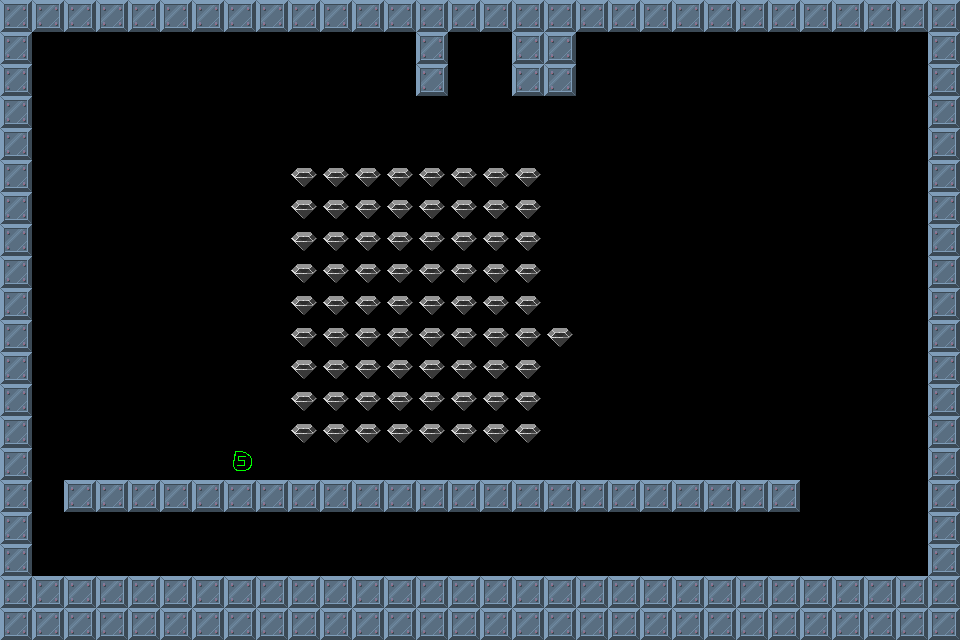

This game map was drawn from its Tiled (.tmx) file and the tilesets committed beside it. A one-line description and the trimmed map source follow:
An orthogonal 30x20 tile map with 32x32 px tiles, 1 tile layer (Tile Layer 1).

<map version="1.0" orientation="orthogonal" width="30" height="20" tilewidth="32" tileheight="32">
 <tileset firstgid="1" name="brick-1" tilewidth="32" tileheight="32">
  <image source="brick-1.png" width="128" height="128" />
  <tile id="0">
   <properties>
    <property name="components" value="Platform" />
   </properties>
  </tile>
  <tile id="1">
   <properties>
    <property name="components" value="PlayerStart" />
   </properties>
  </tile>
  <tile id="2">
   <properties>
    <property name="components" value="Spikes, Deadly" />
   </properties>
  </tile>
  <tile id="3">
   <properties>
    <property name="components" value="Gem" />
   </properties>
  </tile>
  <tile id="4">
   <properties>
    <property name="components" value="Spikes, Deadly" />
   </properties>
  </tile>
  <tile id="5">
   <properties>
    <property name="components" value="Stone, Pushable, Platform" />
   </properties>
  </tile>
  <tile id="6">
   <properties>
    <property name="components" value="Gem, PowerUp" />
   </properties>
  </tile>
  <tile id="7">
   <properties>
    <property name="components" value="Gem, PowerDown" />
   </properties>
  </tile>
  <tile id="8">
   <properties>
    <property name="components" value="AntiStone" />
   </properties>
  </tile>
  <tile id="9">
   <properties>
    <property name="components" value="CrumbleBrick" />
   </properties>
  </tile>
 </tileset>
 <layer name="Tile Layer 1" width="30" height="20">
  <data>[600 cells, 231 non-empty, 4 distinct tile ids]</data>
 </layer>
</map>
